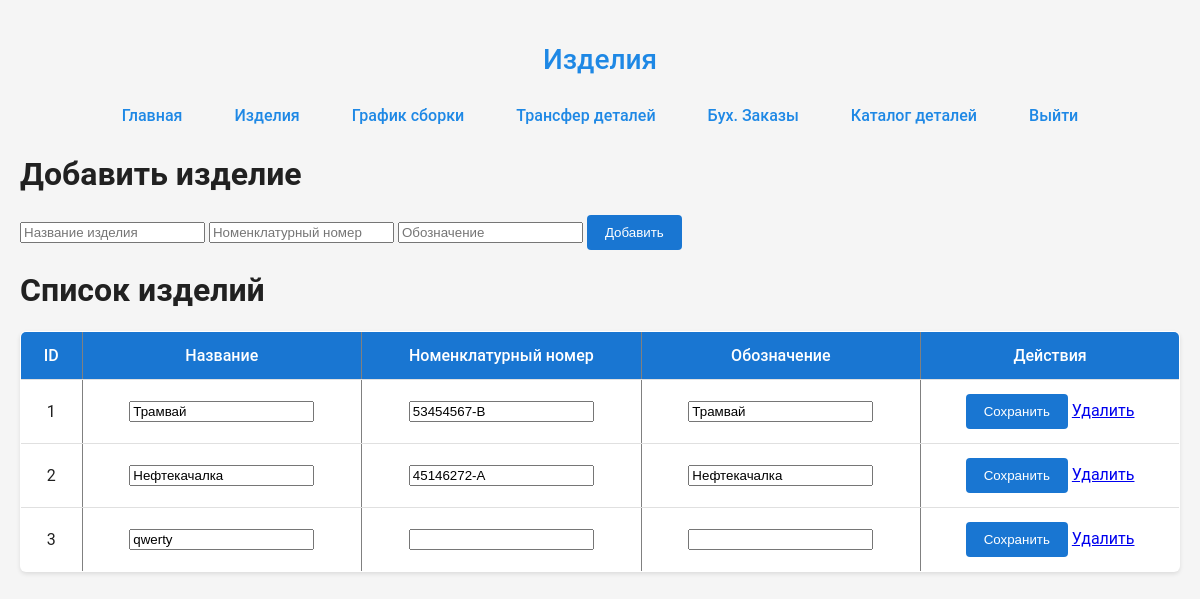
Page /pages/products.php (signed in) on the committed database.
### tables this page shows
CREATE TABLE `products` (
  `id` int NOT NULL,
  `name` varchar(255) NOT NULL,
  `designation` varchar(255) NOT NULL,
  `nomenclature_number` varchar(255) NOT NULL
);

### pages/products.php (the view, shortened to what this page needs)
<?php
include_once '../assets/php/script/connect.php';
$stmt = $pdo->query("SELECT * FROM products");
$products = $stmt->fetchAll(PDO::FETCH_ASSOC);
?>
<!DOCTYPE html>
<html lang="ru">
<head>
    <link rel="stylesheet" href="../assets/css/style.css">
</head>
<body>
    <h2>Изделия</h2>
    <?php include_once '../assets/php/head.php'; ?>
    <h1>Добавить изделие</h1>
    <form method="POST">
        <input type="text" name="name" placeholder="Название изделия" required>
        <input type="text" name="nomenclature_number" placeholder="Номенклатурный номер" required>
        <input type="text" name="designation" placeholder="Обозначение" required>
        <button type="submit" name="add_product">Добавить</button>
    </form>
    <h1>Список изделий</h1>
    <table border="1">
        <tr>
            <th>ID</th>
            <th>Название</th>
            <th>Номенклатурный номер</th>
            <th>Обозначение</th>
            <th>Действия</th>
        </tr>
        <?php foreach ($products as $product): ?>
        <tr>
            <form method="POST">
                <td><?= $product['id'] ?></td>
                <td>
                    <input type="text" name="name" value="<?= htmlspecialchars($product['name']) ?>">
                </td>
                <td>
                    <input type="text" name="nomenclature_number" value="<?= htmlspecialchars($product['nomenclature_number']) ?>">
                </td>
                <td>
                    <input type="text" name="designation" value="<?= htmlspecialchars($product['designation']) ?>">
                </td>
                <td>
                    <button type="submit" name="edit_product">Сохранить</button>
                    <a href="?delete=<?= $product['id'] ?>" onclick="return confirm('Удалить изделие?')">Удалить</a>
                </td>
            </form>
        </tr>
        <?php endforeach; ?>
    </table>
</body>
</html>

### assets/css/style.css (style rules this page uses)
body { font-family: 'Roboto', sans-serif; background-color: #f5f5f5; margin: 0; padding: 20px; color: #212121; }
h2 { text-align: center; color: #1e88e5; margin-bottom: 30px; font-weight: 500; font-size: 28px; }
table { width: 100%; border-collapse: collapse; margin-top: 20px; background-color: #fff; box-shadow: 0 2px 4px rgba(0,0,0,0.1); border-radius: 6px; overflow: hidden; }
th, td { padding: 14px 16px; text-align: center; border-bottom: 1px solid #e0e0e0; }
th { background-color: #1976d2; color: white; font-weight: 500; }
tr:last-child td { border-bottom: none; }
button, .btn { padding: 10px 18px; background-color: #1976d2; color: white; border: none; border-radius: 4px; font-weight: 500; cursor: pointer; transition: background-color 0.3s ease; }

### rows in the picture
products: id "1", name "Трамвай", nomenclature_number "53454567-В", designation "Трамвай"
products: id "2", name "Нефтекачалка", nomenclature_number "45146272-А", designation "Нефтекачалка"
products: id "3", name "qwerty"
